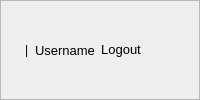
            <widget class="QFrame" name="frame_28">
             <property name="sizePolicy">
              <sizepolicy hsizetype="Expanding" vsizetype="Preferred">
               <horstretch>0</horstretch>
               <verstretch>0</verstretch>
              </sizepolicy>
             </property>
             <property name="styleSheet">
              <string notr="true">#abc
{background-color: rgb(170, 85, 127);
}</string>
             </property>
             <property name="frameShape">
              <enum>QFrame::StyledPanel</enum>
             </property>
             <property name="frameShadow">
              <enum>QFrame::Raised</enum>
             </property>
             <layout class="QGridLayout" name="gridLayout_24">
              <item row="0" column="1">
               <widget class="QLabel" name="lbl_userrole">
                <property name="maximumSize">
                 <size>
                  <width>25</width>
                  <height>25</height>
                 </size>
                </property>
                <property name="text">
                 <string/>
                </property>
                <property name="pixmap">
                 <pixmap>../Downloads/profile.ico</pixmap>
                </property>
                <property name="scaledContents">
                 <bool>true</bool>
                </property>
               </widget>
              </item>
              <item row="0" column="5">
               <spacer name="horizontalSpacer_4">
                <property name="orientation">
                 <enum>Qt::Horizontal</enum>
                </property>
                <property name="sizeHint" stdset="0">
                 <size>
                  <width>20</width>
                  <height>20</height>
                 </size>
                </property>
               </spacer>
              </item>
              <item row="0" column="3">
               <widget class="QLabel" name="lbl_username">
                <property name="maximumSize">
                 <size>
                  <width>63</width>
                  <height>16777215</height>
                 </size>
                </property>
                <property name="font">
                 <font>
                  <pointsize>10</pointsize>
                 </font>
                </property>
                <property name="styleSheet">
                 <string notr="true"/>
                </property>
                <property name="text">
                 <string>Username</string>
                </property>
               </widget>
              </item>
              <item row="0" column="4">
               <widget class="QPushButton" name="btn_logout">
                <property name="maximumSize">
                 <size>
                  <width>50</width>
                  <height>16777215</height>
                 </size>
                </property>
                <property name="font">
                 <font>
                  <pointsize>10</pointsize>
                 </font>
                </property>
                <property name="cursor">
                 <cursorShape>PointingHandCursor</cursorShape>
                </property>
                <property name="styleSheet">
                 <string notr="true">#btn_logout{background-color: transparent;
border:none;

}
#btn_logout:hover{

border-bottom:1px solid  white;
}</string>
                </property>
                <property name="text">
                 <string>Logout</string>
                </property>
               </widget>
              </item>
              <item row="0" column="2">
               <widget class="QLabel" name="label">
                <property name="text">
                 <string>|</string>
                </property>
               </widget>
              </item>
             </layout>
            </widget>
